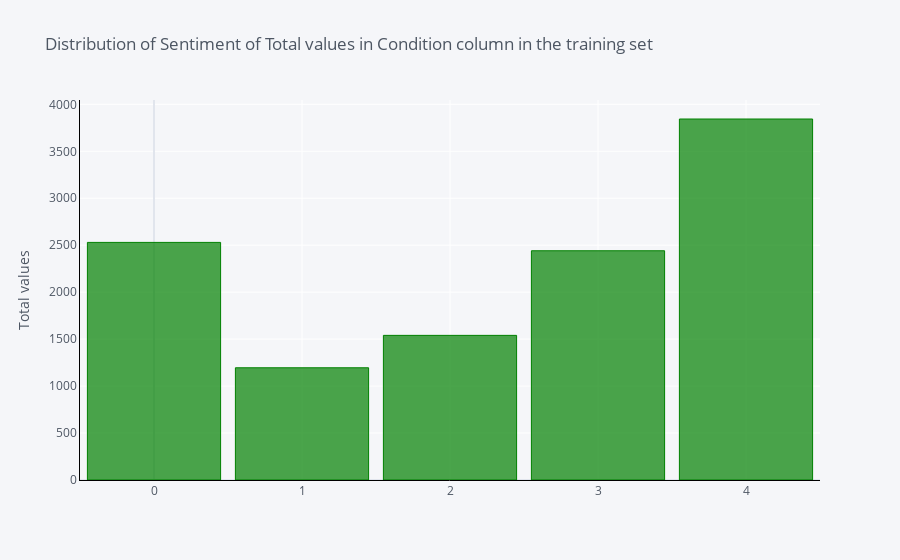

Notebook cell for this chart:
### Markdown cell above
## II. Explore data analysis.

### Code cell
# Show a bar graph to provide an overview of the total data.
df['condition_label'].value_counts(normalize=False).iplot(kind='bar',
                                                        yTitle='Total values', 
                                                        linecolor='black', 
                                                        opacity=0.7,
                                                        color='green',
                                                        theme='pearl',
                                                        bargap=0.1,
                                                        gridcolor='white',
                                                        title='Distribution of Sentiment of Total values in Condition column in the training set')

### Figure 1 — Plotly figure (JSON) as saved in the notebook; plotly's stock layout.template omitted (floating-point values rounded to 4 significant figures)
{"data": [{"marker": {"color": "rgba(0, 128, 0, 0.7)", "line": {"color": "rgba(0, 128, 0, 1.0)", "width": 1}}, "name": "count", "orientation": "v", "text": "", "type": "bar", "x": [4, 0, 3, 2, 1], "y": [3844, 2530, 2441, 1540, 1195]}], "layout": {"autosize": true, "bargap": 0.1, "legend": {"bgcolor": "#F5F6F9", "font": {"color": "#4D5663"}}, "paper_bgcolor": "#F5F6F9", "plot_bgcolor": "#F5F6F9", "title": {"font": {"color": "#4D5663"}, "text": "Distribution of Sentiment of Total values in Condition column in the training set"}, "xaxis": {"autorange": true, "gridcolor": "white", "linecolor": "black", "range": [-0.5, 4.5], "showgrid": true, "tickfont": {"color": "#4D5663"}, "title": {"font": {"color": "#4D5663"}, "text": ""}, "type": "linear", "zerolinecolor": "#E1E5ED"}, "yaxis": {"autorange": true, "gridcolor": "white", "linecolor": "black", "range": [0, 4046.0], "showgrid": true, "tickfont": {"color": "#4D5663"}, "title": {"font": {"color": "#4D5663"}, "text": "Total values"}, "type": "linear", "zerolinecolor": "#E1E5ED"}}}
